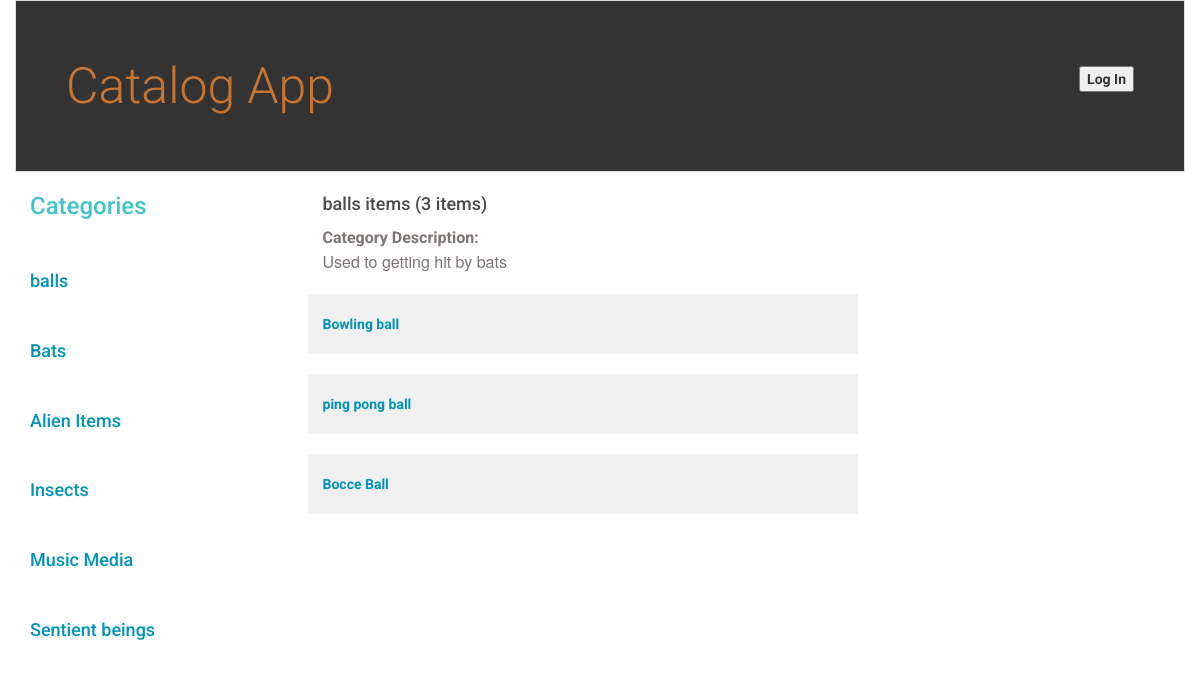
The page /catalog/balls/items/ on the database its author committed.
### database_setup.py (models this page shows, shortened)
class Category(Base):
    __tablename__ = 'category'
    id = Column(Integer, primary_key=True)
    name = Column(String(250), nullable=False)
    description = Column(String(500), nullable=False)

class Item(Base):
    __tablename__ = 'item'
    id = Column(Integer, primary_key=True)
    name = Column(String(250), nullable=False)
    description = Column(String(500), nullable=False)
    creation_time = Column(DateTime, default=datetime.datetime.utcnow)
    category_id = Column(Integer, ForeignKey('category.id'))
    category = relationship(Category, backref=backref('items', uselist = True))

### application.py (the view)
@app.route('/catalog/<path:category_name>/')
@app.route('/catalog/<path:category_name>/items/')
def showItems(category_name):
    session = create_session()
    categories = session.query(Category).all()
    category = session.query(Category).filter_by(name = category_name).one()
    items = session.query(Item).filter_by(category_id = category.id).all()
    numberOfItems = session.query(Item).filter_by(category_id = category.id).count()
    session.close()
    if 'username' not in login_session:
        return render_template('publicitems.html', items = items, numItems = numberOfItems, category = category, categories = categories)
    else:
        return render_template('items.html', items = items, numItems = numberOfItems, category = category, categories = categories)

### helper.py (called while the page is built)
def create_session():
    DB_engine = create_engine('sqlite:///catalog.db')
    Base.metadata.bind = DB_engine
    DBSession = sessionmaker(bind = DB_engine)
    return DBSession()

### templates/publicitems.html
{% extends "main.html" %}
{% block content %}
{% include "header.html" %}
<div class = 'row'>
  <div class = "col-md-3">
    <h2> Categories </h2>
    {% for category in categories %}
    <div class = 'categories padding-top'>
      <a href = {{url_for('showItems', category_name = category.name)}}><h4>{{category.name}}</h4></a>
    </div>
    {% endfor %}
  </div>
  <div class = 'col-md-6'>
    <h3> {{category.name}} items ({{numItems}} items) </h3>
    <p><strong> Category Description: </strong>
    <br>
     {{category.description}}
    </p>
    {% for i in items %}
      <div class = 'item-list'> <a href = {{url_for('showItemDetail', category_name = category.name, item_name = i.name)}}>  {{i.name}} </a> </div>
    {% endfor %}
  </div>
</div>
{% endblock %}

### static/styles.css (style rules this page uses)
* { font-family: "Helvetica Neue Bold", Roboto, Helvetica, Arial, sans-serif; font-weight: 700; }
h2 { font-size: 24px; color: #42C3C9; line-height: 29px; }
h3 { font-size: 18px; color: #4A4A4A; line-height: 23px; }
p { font-family: "Helvetica Neue", Roboto, Helvetica, Arial, sans-serif; font-size: 16px; color: #7B7573; line-height: 24px; font-weight: 400; }
strong { font-size: 16px; color: #7B7573; line-height: 24px; }
div { overflow: scroll; }
a { font-size: 14px; color: #0093B9; line-height: 17px; }
.padding-top { padding-top: 30px; }
.item-list { background: #F0F0F0; padding: 20px; margin: 20px; margin-left: -20px; }

### rows shown on the page
Category: name "balls", description "Used to getting hit by bats"
Category: name "Bats"
Category: name "Alien Items"
Category: name "Insects"
Category: name "Music Media"
Category: name "Sentient beings"
Item: name "Bowling ball"
Item: name "ping pong ball"
Item: name "Bocce Ball"

### other values the page prints
{{ numItems }} "3"
